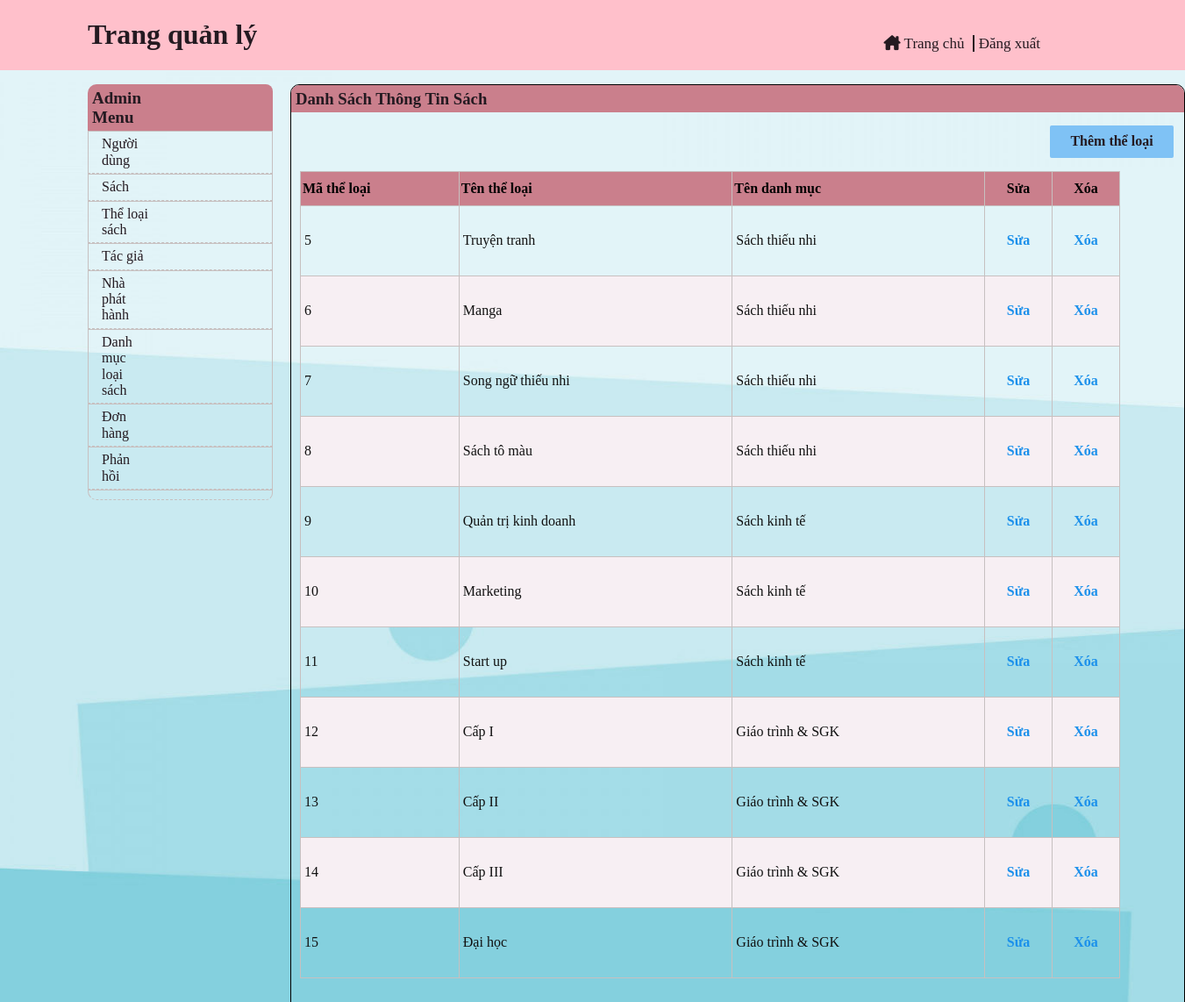
Page /bkcategory/categoryView.php on the committed database.
### tables this page shows
CREATE TABLE `theloaisach` (
  `MaTL` int(11) NOT NULL,
  `TenTL` varchar(50) NOT NULL,
  `MaDM` int(11) NOT NULL
);

CREATE TABLE `danhmucsach` (
  `MaDM` int(11) NOT NULL,
  `TenDM` varchar(50) NOT NULL
);

### bkcategory/categoryView.php (the view, shortened to what this page needs)
<!DOCTYPE html>
<html lang="en">
<head>
    <link rel="stylesheet" href="../ASSET/CSS/reset.css">
    <link rel="stylesheet" href="../ASSET/CSS/userManager.css">
    <link rel="stylesheet" href="../ASSET/FONT/fontawesome-free-6.2.0-web/css/all.min.css">
</head>
<body>
    <header>
        <h1 class="header_heading">Trang quản lý</h1>
        <div class="header_right">
            <a class="header_right-homepage header_right-a" href="../index.php">
                <i class="fa-solid fa-house-chimney"></i>
                Trang chủ
            </a>
            <a class="header_right-logout header_right-a" href="../authencation/login.php">
                Đăng xuất
            </a>
        </div>
    </header>
    <main>
        <div class="container">
            <?php require_once '../menu.php' ?>
            <div class="crud-user">
                <h3 class="crud-user_heading">Danh Sách Thông Tin Sách</h1>
                    <div class="crud-user_content">
                            <div class="btnAdd">
                            <a class="btnAdd-a" href="addCategory.php?sid2=dir">Thêm thể loại</a>
                            </div>
                        <table class="crud-user_list">
                            <tr class="crud-user_titlebar">
                                <th class="crud-user_column-name">Mã thể loại</th>
                                <th class="crud-user_column-name">Tên thể loại</th>
                                <th class="crud-user_column-name">Tên danh mục</th>
                                <th class="crud-user_column-name a-crud">
                                    <a class="a-crud-name" href="#">Sửa</a>
                                </th>
                                <th class="crud-user_column-name a-crud">
                                    <a class="a-crud-name" href="#">Xóa</a>
                                </th>
                            </tr>
                            <?php
                            require_once '../connection.php';
                            $selectsql = "SELECT theloaisach.MaTL, theloaisach.TenTL, danhmucsach.TenDM
                            FROM theloaisach
                            INNER JOIN danhmucsach ON theloaisach.MaDM = danhmucsach.MaDM";
                            $result = mysqli_query($conn,$selectsql);
                            while($row = mysqli_fetch_assoc($result)){
                            ?>
                            <tr class="crud-user_row">
                                <th class="crud-user_column">
                                    <span class="crud-user_column-span"><?php echo $row['MaTL']; ?></span>
                                </th>
                                <th class="crud-user_column">
                                    <span class="crud-user_column-span"><?php echo $row['TenTL']; ?></span>
                                </th>
                                <th class="crud-user_column">
                                    <span class="crud-user_column-span"><?php echo $row['TenDM']; ?></span>
                                </th>
                                <th class="crud-user_column a-crud">
                                    <a class="a-crud-a" href="updatecategory.php?sid=<?php echo $row['MaTL']; ?>">Sửa</a>
                                </th>
                                <th class="crud-user_column a-crud">
                                    <a onclick="return confirm('Bạn có thật sự muốn xóa không?')" class="a-crud-a"
                                        href="deletecategory.php?sid=<?php echo $row['MaTL']; ?>">Xóa</a>
                                </th>
                            </tr>
                            <?php } ?>
                        </table>
                    </div>
            </div>
        </div>
    </main>
</body>
</html>

### ASSET/CSS/userManager.css (style rules this page uses)
:root { --primary-color: rgb(6, 133, 133); --primary-color: rgb(36, 26, 33); --sup-color: pink; --sup2-color: rgb(202, 127, 140); --border-color:#c7c0c0; }
html { background-image: url(../IMG/admin_bg.jpg); background-size: cover; }
header { background-color: var(--sup-color); display: flex; justify-content: space-between; }
.header_heading { margin-left: 100px; color: var(--primary-color); }
.header_right { margin: 40px 160px 0px 0px; }
.header_right-a { text-decoration: none; color: var(--primary-color); padding: 0px 5px; font-size: 17px; }
.header_right-logout { border-left: 2px solid var(--primary-color); }
.container { display: flex; }
.crud-user { border: 1px solid black; margin: 16px 0px 16px 20px; border-radius: 10px; padding-bottom: 50px; }
.crud-user_content { margin: 0px 10px; }
.crud-user_list { min-width: 935px; max-width: 996px; }
.crud-user_list, .crud-user_column, .crud-user_titlebar { border: 1px solid var(--border-color); border-collapse: collapse; text-align: left; }
.crud-user_row:nth-child(odd) { background-color:rgb(247, 239, 243); }
.crud-user_row { height: 80px; }
.crud-user_column-name { padding: 5px 0px 5px 2px; background-color: var(--sup2-color); border: 1px solid var(--border-color); text-align:start; }
.crud-user_heading { background-color: var(--sup2-color); margin: 0px; padding: 5px 0px 5px 5px; color: var(--primary-color); border-top-left-radius: 9px; border-top-right-radius: 9px; }
.btnAdd { background-color: rgb(127, 194, 245); margin: 15px 2px 15px 855px; padding: 9px 3px; border: none; font-weight: bold; text-align: center; width: 135px; border-radius: 2px; }
.btnAdd-a { text-decoration: none; color: var(--primary-color); padding: 5px; }
.a-crud-name { text-decoration: none; color: #000; }
.crud-user_column { padding: 10px 5px 10px 4px; max-width: 150px; min-width: 40px; }
.crud-user_column-span { display: -webkit-box; -webkit-line-clamp: 4; -webkit-box-orient: vertical; word-wrap:break-word; overflow: hidden; text-overflow: ellipsis; color: #111; font-weight:100; }
.a-crud-a { text-decoration: none; color: rgb(27, 144, 235); }
.a-crud { padding: 10px 3px; width: 70px; text-align: center; }

### rows in the picture
theloaisach: MaTL "5", TenTL "Truyện tranh", MaDM.TenDM "Sách thiếu nhi"
theloaisach: MaTL "6", TenTL "Manga", MaDM.TenDM "Sách thiếu nhi"
theloaisach: MaTL "7", TenTL "Song ngữ thiếu nhi", MaDM.TenDM "Sách thiếu nhi"
theloaisach: MaTL "8", TenTL "Sách tô màu", MaDM.TenDM "Sách thiếu nhi"
theloaisach: MaTL "9", TenTL "Quản trị kinh doanh", MaDM.TenDM "Sách kinh tế"
theloaisach: MaTL "10", TenTL "Marketing", MaDM.TenDM "Sách kinh tế"
theloaisach: MaTL "11", TenTL "Start up", MaDM.TenDM "Sách kinh tế"
theloaisach: MaTL "12", TenTL "Cấp I", MaDM.TenDM "Giáo trình & SGK"
theloaisach: MaTL "13", TenTL "Cấp II", MaDM.TenDM "Giáo trình & SGK"
theloaisach: MaTL "14", TenTL "Cấp III", MaDM.TenDM "Giáo trình & SGK"
theloaisach: MaTL "15", TenTL "Đại học", MaDM.TenDM "Giáo trình & SGK"
